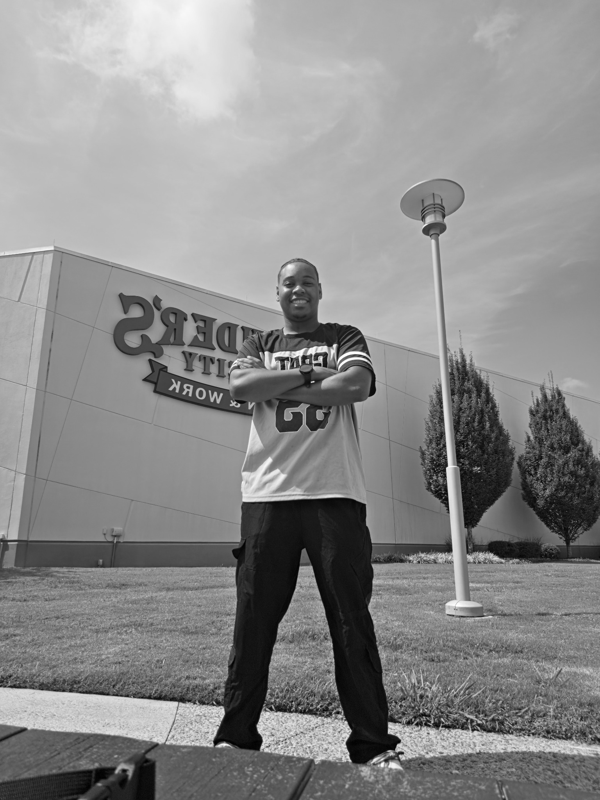
#> input picture data/my_photo.png, 600 x 800 px, found by its file name
$ jupyter execute 03_measuring_compression.ipynb   (shell and % lines are left out)
#> lines starting #> are read from the running program, lines starting #| are printed output that depends on the picture; after the words box and inside, x2 and y2 are one past the last pixel; in counts of white or black regions, pixels touching at a corner belong together; long printed decimals are rounded
### compress.py
"""Shared SVD image-compression functions for MATH 344L."""
import numpy as np

def rank_k_approx(A, k):
    A = np.asarray(A, dtype=float)
    if not (1 <= k <= min(A.shape)):
        raise ValueError("k must be between 1 and min(image dimensions)")
    U, s, Vt = np.linalg.svd(A, full_matrices=False)
    return (U[:, :k] * s[:k]) @ Vt[:k, :]

def storage(m, n, k):
    return int(k * (m + n + 1))

def compression_ratio(m, n, k):
    return m * n / storage(m, n, k)

def rel_error(A, B):
    A, B = np.asarray(A, dtype=float), np.asarray(B, dtype=float)
    denominator = np.linalg.norm(A)
    return np.linalg.norm(A-B) / denominator if denominator else float(np.linalg.norm(A-B))

def predicted_error(s, k):
    s = np.asarray(s, dtype=float)
    return np.sqrt(np.sum(s[k:]**2) / np.sum(s**2)) if np.any(s) else 0.0

def k_for_error(s, target):
    for k in range(1, len(s)+1):
        if predicted_error(s, k) <= target:
            return k
    return len(s)

### notebooks/03_measuring_compression.ipynb
# Milestone 3 — Storage vs. Reconstruction Error

Quantify the trade-off between image quality and storage.

[cell 1]
import os
if not os.path.exists("/content/svd-image-compression"):
    !git clone -q https://github.com/billygoattrain/svd-image-compression.git /content/svd-image-compression
%cd /content/svd-image-compression

[cell 2]
import sys, pathlib
from skimage import data
import numpy as np
import matplotlib.pyplot as plt
from PIL import Image
# Works after downloading/extracting the package, or from the project root in Colab.
project_root = pathlib.Path.cwd()
if not (project_root / "src").exists() and (project_root.parent / "src").exists():
    project_root = project_root.parent
sys.path.insert(0, str(project_root / "src"))
from compress import rank_k_approx, storage, compression_ratio, rel_error, predicted_error, k_for_error
(project_root / "figures").mkdir(exist_ok=True)
photo_path = project_root / "data" / "my_photo.png"
if photo_path.exists():
    P = np.array(Image.open(photo_path).convert("L"), dtype=float)
else:
    P = None
    print("No personal photo yet: add data/my_photo.png before final submission.")

## Storage and ratio

[cell 3]
A=data.camera().astype(float);m,n=A.shape
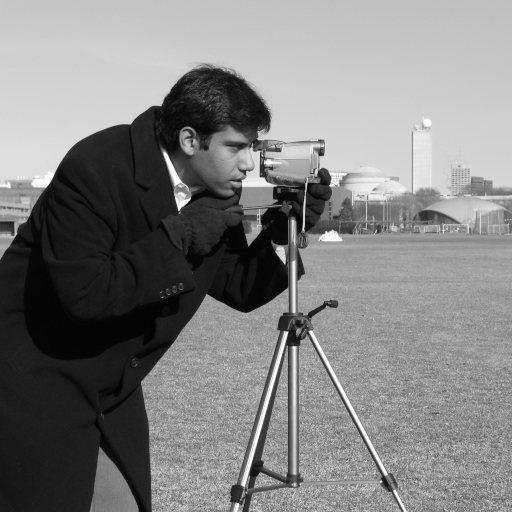
#> input picture skimage.data.camera(), 512 x 512 px
for k in [1,10,50,100,255,256]: print(k,storage(m,n,k),round(compression_ratio(m,n,k),3))
print("Largest k saving values:",(m*n-1)//(m+n+1))
#| Largest k saving values: 255
print("Largest k saving float64 bytes against uint8 pixels:",(m*n-1)//(8*(m+n+1)))
#| Largest k saving float64 bytes against uint8 pixels: 31

A rank-k factorization stores k(m+n+1) floating-point values; actual bytes can differ.

## Error prediction

[cell 4]
s=np.linalg.svd(A,compute_uv=False)
#> s = 512 values, max 70966 at index 0, min 0.00599 at index 511, mean 502.6
for k in [1,5,20,50,100]:
  Ak=rank_k_approx(A,k)
  print(f"k={k}: measured={rel_error(A,Ak):.4f}, predicted={predicted_error(s,k):.4f}")
#> this loop made 5 passes
#| k=1: measured=0.3604, predicted=0.3604
#| k=5: measured=0.1720, predicted=0.1720
#| k=20: measured=0.1012, predicted=0.1012
#| k=50: measured=0.0636, predicted=0.0636
#| k=100: measured=0.0393, predicted=0.0393
#> pass 1, `Ak=rank_k_approx(A,k)`:
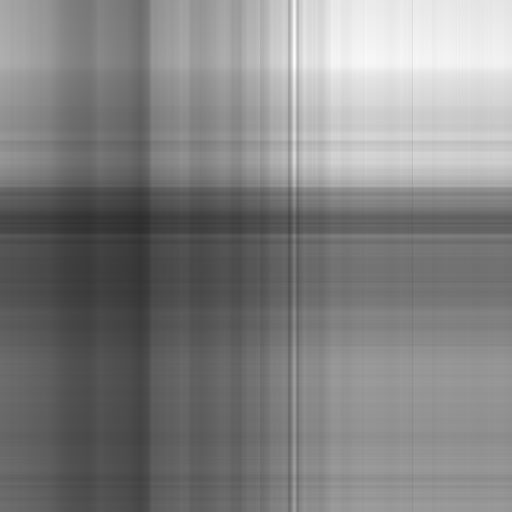
#> Ak: shape (512, 512) float64; min 44.57, max 254.2, mean 130.5
print("Energy check",np.isclose(np.linalg.norm(A)**2,np.sum(s**2)))
#| Energy check True

Eckart–Young predicts best rank-k Frobenius error from discarded singular values.

## Error vs compression figure

[cell 5]
ks=np.arange(1,len(s)+1)
#> ks = 512 values from 1 to 512
errs=np.array([predicted_error(s,int(k)) for k in ks])
#> errs = 512 values, max 0.36 at index 0, min 0 at index 511, mean 0.0238
ratios=np.array([compression_ratio(m,n,int(k)) for k in ks])
#> ratios = 512 values, max 255.8 at index 0, min 0.5 at index 511, mean 3.4
plt.figure(figsize=(7,4));plt.semilogx(ratios,errs);plt.axvline(1,linestyle="--",color="gray")
plt.xlabel("Compression ratio (log scale)");plt.ylabel("Relative Frobenius error")
plt.title("Camera: error vs. compression");plt.grid(True);plt.tight_layout()
plt.savefig(project_root/"figures"/"error_vs_ratio.png",dpi=150);plt.show()

The dashed line marks the point where factor storage equals pixel-count storage.

## Clipping and personal photograph

[cell 6]
A20=rank_k_approx(A,20)
outside=(A20<0)|(A20>255)
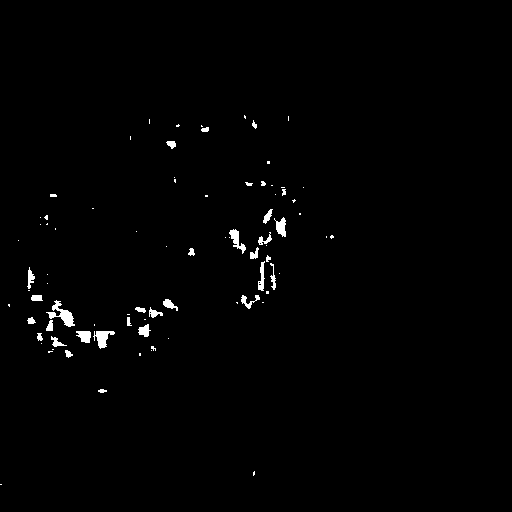
#> outside: shape (512, 512) bool; 1% white; 83 white regions (50 under 20 px), largest, box (x1, y1, x2, y2) and area: (46, 300, 75, 327) 287, (93, 331, 115, 349) 204, (229, 229, 246, 254) 165
print("Out-of-range pixels",int(outside.sum()))
#| Out-of-range pixels 2634
print("Out-of-range fraction",f"{outside.mean():.4%}")
#| Out-of-range fraction 1.0048%
print("Error before and after clipping",rel_error(A,A20),rel_error(A,np.clip(A20,0,255)))
#> in rel_error (call 7), `A, B = np.asarray(A, dtype=float), np.asarray(B, dtype=float)`:
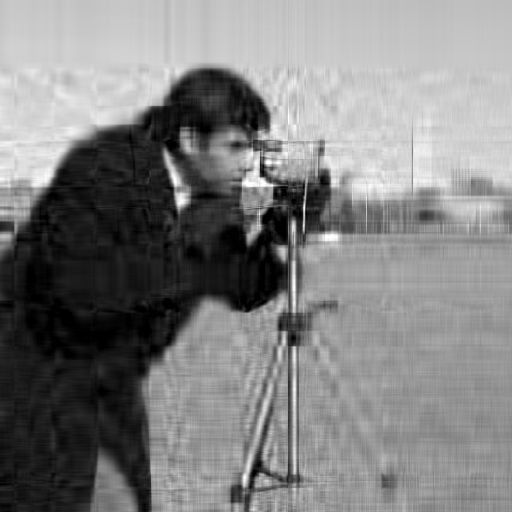
#> B: shape (512, 512) float64; min 0, max 255, mean 129.1
#| Error before and after clipping 0.1012 0.1008
if P is not None:
    sp=np.linalg.svd(P,compute_uv=False)
#> sp = 600 values, max 99754.1 at index 0, min 4.18 at index 599, mean 537.7
    print("Personal image shape and k for 10% error",P.shape,k_for_error(sp,0.1))
#> the loop in k_for_error, `for k in range(1, len(s)+1):` made 17 passes
#| Personal image shape and k for 10% error (800, 600) 17

For valid original pixels, clipping an approximation to [0,255] cannot increase per-pixel absolute error. Personal-photo analysis requires the actual asset.

## Part E — Find the smallest rank for target error

For each threshold, identify the **smallest** rank that reaches it. These errors are computed from singular values without reconstructing every image.

[cell 7]
ks = np.arange(1, len(s)+1)
target_errors = np.array([predicted_error(s, int(k)) for k in ks])
#> target_errors has the same summary as errs
for target in [0.10, 0.05, 0.02, 0.01]:
    k = int(ks[target_errors <= target][0])
    print(f"target={target:.0%} rank={k} error={predicted_error(s,k):.5f} ratio={compression_ratio(m,n,k):.2f}x")
#> this loop made 4 passes
#> k on passes 1 to 4: 21, 73, 186, 263
#> (printed output is left out)

## Part F — Compare the camera and text images

The two images have different shapes and singular-value patterns. Comparing relative error against rank and compression ratio helps us see why the same rank can preserve different amounts of detail.

[cell 8]
T = data.text().astype(float)
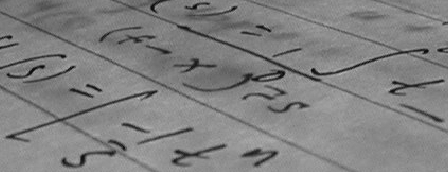
#> input picture skimage.data.text(), 448 x 172 px
images = {"camera": A, "text": T}
fig, (ax1, ax2) = plt.subplots(1, 2, figsize=(11, 4))
for name, M in images.items():
    h, w = M.shape
    sv = np.linalg.svd(M, compute_uv=False)
    ranks = np.arange(1, len(sv)+1)
    errs = [predicted_error(sv,int(k)) for k in ranks]
    ratios = [compression_ratio(h,w,int(k)) for k in ranks]
    ax1.plot(ranks, errs, label=name)
    ax2.semilogx(ratios, errs, label=name)
#> this loop made 2 passes
#> (name, h, w) on passes 1 to 2: ('camera', 512, 512), ('text', 172, 448)
ax1.set(title="Relative error vs. rank", xlabel="Rank k", ylabel="Relative Frobenius error")
ax2.set(title="Relative error vs. compression ratio", xlabel="Compression ratio (log scale)", ylabel="Relative Frobenius error")
ax2.axvline(1, color="gray", linestyle="--", label="Ratio = 1")
for ax in (ax1,ax2):
    ax.grid(True, alpha=.3)
    ax.legend()
#> this loop made 2 passes
plt.tight_layout()
plt.savefig(project_root/"figures"/"error_vs_ratio.png",dpi=150)
plt.show()

[cell 9]
fig, axes = plt.subplots(1,2,figsize=(10,3.5))
for ax, (name, M) in zip(axes, images.items()):
    ax.imshow(np.clip(rank_k_approx(M,5),0,255),cmap="gray",vmin=0,vmax=255)
    ax.set_title(f"{name}, rank 5")
    ax.axis("off")
#> this loop made 2 passes
#> name on passes 1 to 2: 'camera', 'text'
plt.tight_layout()
plt.show()
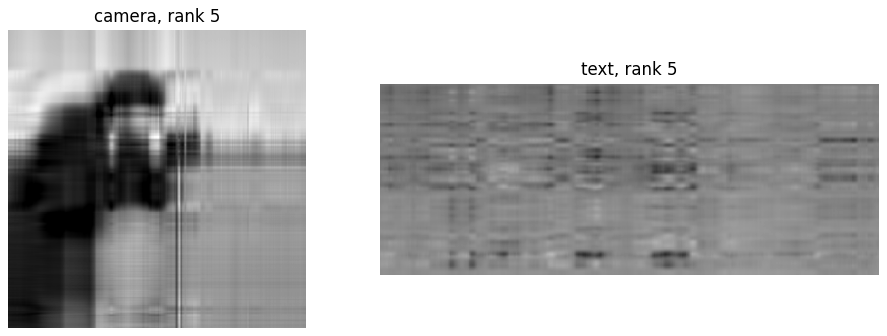
#> figure drawn by matplotlib, 2 panels

## Part H — Personal photograph compression curve and selected rank

Use the photograph in `data/my_photo.png`, compare its theoretical compression ratio with relative reconstruction error, and display the original next to a compressed version. The 10% target is a starting point; visual readability should also inform your choice.

[cell 10]
assert P is not None, "Personal photo must exist at data/my_photo.png"
sp = np.linalg.svd(P, compute_uv=False)
kp = np.arange(1,len(sp)+1)
#> kp = 600 values from 1 to 600
ep = [predicted_error(sp,int(k)) for k in kp]
#> ep = 600 values, max 0.248 at index 0, min 0 at index 599, mean 0.021
mp, npix = P.shape
rp = [compression_ratio(mp,npix,int(k)) for k in kp]
#> rp = 600 values, max 342.6 at index 0, min 0.571 at index 599, mean 3.98
plt.figure(figsize=(7,4))
plt.semilogx(rp,ep)
plt.axvline(1,color="gray",linestyle="--")
plt.xlabel("Compression ratio (log scale)")
plt.ylabel("Relative Frobenius error")
plt.title("My photograph: error vs. compression")
plt.grid(True)
plt.tight_layout()
plt.show()
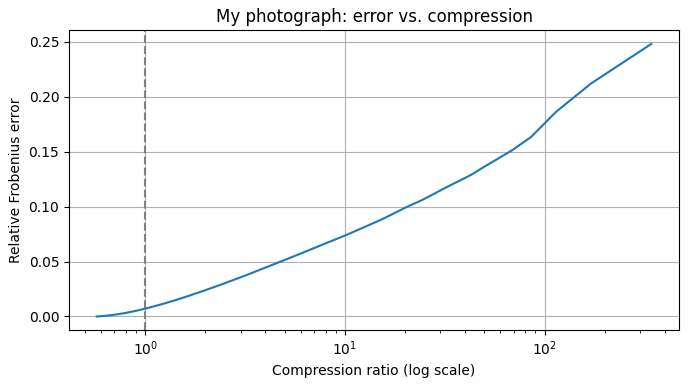
#> figure drawn by matplotlib, 1 panel
threshold_k = k_for_error(sp,0.10)
#> threshold_k = 17
chosen_k = 34  # Sharper sharing choice after comparing 8, 17, and 34
print(f'Smallest k at 10% error: {threshold_k}; chosen sharing rank: {chosen_k}')
#| Smallest k at 10% error: 17; chosen sharing rank: 34
P_compressed = np.clip(rank_k_approx(P,chosen_k),0,255)
#> in rank_k_approx (call 9), `U, s, Vt = np.linalg.svd(A, full_matrices=False)`:
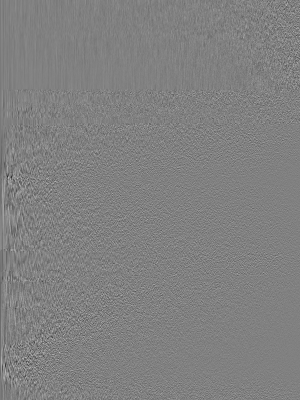
#> U: shape (800, 600) float64 (shown at 1/2 size); min -0.254, max 0.249, mean -5.94e-05; drawn with min black and max white
#> in rank_k_approx (call 9), `U, s, Vt = np.linalg.svd(A, full_matrices=False)`:
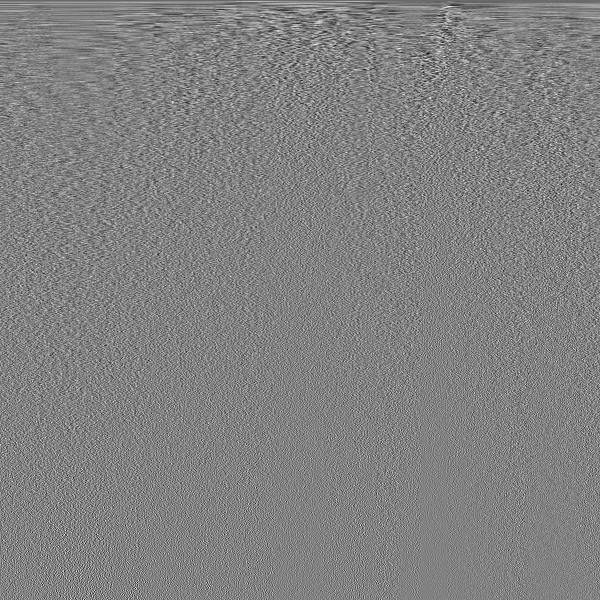
#> Vt: shape (600, 600) float64; min -0.227, max 0.219, mean -7.01e-05; drawn with min black and max white
#> in rank_k_approx (call 9), `U, s, Vt = np.linalg.svd(A, full_matrices=False)`: s has the same summary as sp outside rank_k_approx
fig, axes = plt.subplots(1,2,figsize=(8,5))
for ax, M, title in zip(axes,[P,P_compressed],["Original photograph",f"Rank {chosen_k}"]):
    ax.imshow(M,cmap="gray",vmin=0,vmax=255)
    ax.set_title(title)
    ax.axis("off")
#> this loop made 2 passes
#> title on passes 1 to 2: 'Original photograph', 'Rank 34'
plt.tight_layout()
plt.show()
print(f"Selected rank={chosen_k}, predicted error={predicted_error(sp,chosen_k):.4%}, ratio={compression_ratio(mp,npix,chosen_k):.2f}x")
#| Selected rank=34, predicted error=7.3893%, ratio=10.08x
print("Clipped display error:",rel_error(P,P_compressed))
#| Clipped display error: 0.07382

## Practice Exercise 1 — When does SVD stop saving values or bytes?

A rank-k approximation stores `k(m+n+1)` values instead of `mn`. Strict value savings require `k(m+n+1) < mn`, so the greatest eligible integer is `(mn-1)//(m+n+1)`. For original uint8 pixels versus float64 SVD values, multiply the SVD value count by 8 to compare bytes.

[cell 11]
for name,M in {"camera":A,"text":T}.items():
    h,w=M.shape
    print(name,"shape",M.shape,"largest k saving values",(h*w-1)//(h+w+1),"largest k saving float64 bytes",(h*w-1)//(8*(h+w+1)))
U_check, s_check, Vt_check = np.linalg.svd(A,full_matrices=False)
#> s_check has the same summary as s
print("U dtype and itemsize:",U_check.dtype,U_check.itemsize)
#| U dtype and itemsize: float64 8

## Practice Exercise 2 — Why can singular values predict relative error?

Eckart–Young gives the optimal rank-k Frobenius residual as the square root of the sum of squared **discarded** singular values. The full image's squared Frobenius norm equals the sum of squares of **all** singular values. Dividing gives the relative error.

[cell 12]
print("Squared image norm",np.linalg.norm(A)**2)
#| Squared image norm 5788200983.000
print("Sum of squared singular values",np.sum(s**2))
#| Sum of squared singular values 5788200983.000
print("Energy identity verified:",np.isclose(np.linalg.norm(A)**2,np.sum(s**2)))
#| Energy identity verified: True

## Practice Exercise 3 — Numerical error versus text readability

Background pixels can dominate the Frobenius error even when letters blur enough to become unreadable. Consider measuring edge contrast or asking a reader to transcribe the compressed text in addition to reporting the relative error.

[cell 13]
plt.figure(figsize=(7,3.5))
plt.hist(T.ravel(),bins=50)
plt.title("Text image pixel intensities")
plt.xlabel("Grayscale intensity")
plt.ylabel("Pixel count")
plt.tight_layout()
plt.show()
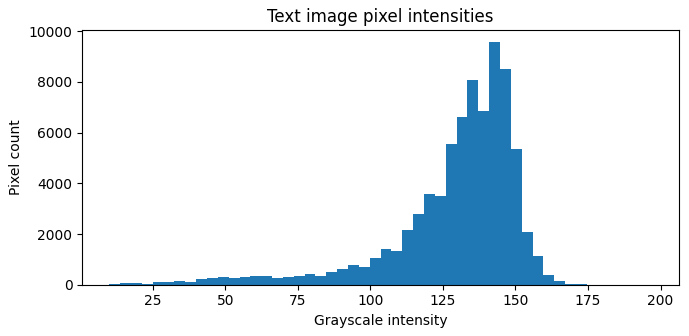
#> figure drawn by matplotlib, 1 panel; tallest bar 9555 high, from x = 140.9 to 144.6
counts, edges = np.histogram(T.ravel(),bins=50)
#> counts = 50 values, max 9555 at index 35, min 0 at index 46, mean 1541.1; edges = 51 values from 10 to 197
j = int(np.argmax(counts))
#> j = 35
print(f"Most common intensity bin: {edges[j]:.1f} to {edges[j+1]:.1f} ({counts[j]} pixels)")
#| Most common intensity bin: 140.9 to 144.6 (9555 pixels)

## Practice Exercise 4 — Compare all three images at 10% error

Whichever image has the largest ratio at the *same* error tolerance requires the fewest stored SVD values relative to its original size. Concentration of energy among leading singular values helps explain that difference.

[cell 14]
comparisons = {}
for name,M in {"camera":A,"text":T,"my photograph":P}.items():
    values = np.linalg.svd(M,compute_uv=False)
    k = k_for_error(values,0.10)
    ratio = compression_ratio(*M.shape,k)
    comparisons[name] = ratio
    print(f"{name:14s}: k={k}, error={predicted_error(values,k):.4%}, ratio={ratio:.2f}x")
#> this loop made 3 passes
#> (name, k, ratio) on passes 1 to 3: ('camera', 21, 12.18), ('text', 15, 8.27), ('my photograph', 17, 20.15)
#> (printed output is left out)
#> after the loop, comparisons = {'camera': 12.18, 'text': 8.27, 'my photograph': 20.15}
print("Largest ratio:",max(comparisons,key=comparisons.get))
#| Largest ratio: my photograph

## Practice Exercise 5 — Why clipping cannot increase error

For a true pixel `a` in [0,255]: if `x < 0`, replacing x by 0 moves it closer to a; if `0 <= x <= 255`, x stays unchanged; and if `x > 255`, replacing x by 255 also moves it closer to a. Each pixel's squared error therefore cannot increase. Summing squared errors and taking a square root proves the Frobenius error cannot increase.

[cell 15]
truth_pixels=np.array([100.,100.,100.])
#> truth_pixels = [100, 100, 100]
estimated_pixels=np.array([-10.,125.,300.])
#> estimated_pixels = [-10, 125, 300]
print("Before clipping:",np.abs(estimated_pixels-truth_pixels))
#| Before clipping: [110.  25. 200.]
print("After clipping: ",np.abs(np.clip(estimated_pixels,0,255)-truth_pixels))
#| After clipping:  [100.  25. 155.]

## Practice Exercise 6 — Which rank would you share?

The smallest rank with no more than 10% relative error is a reproducible starting choice. Compare it visually with both lower and higher ranks; if crucial details are too blurry, use a higher k. State the numerical trade-off and the visual reason for your preferred rank in your own words.

[cell 16]
for k in [max(1,chosen_k//2),chosen_k,min(chosen_k*2,min(P.shape))]:
    print(f"k={k:3d} predicted error={predicted_error(sp,k):.2%} compression={compression_ratio(mp,npix,k):.2f}x")
#> this loop made 3 passes
#| k= 17 predicted error=9.92% compression=20.15x
#| k= 34 predicted error=7.39% compression=10.08x
#| k= 68 predicted error=5.17% compression=5.04x
